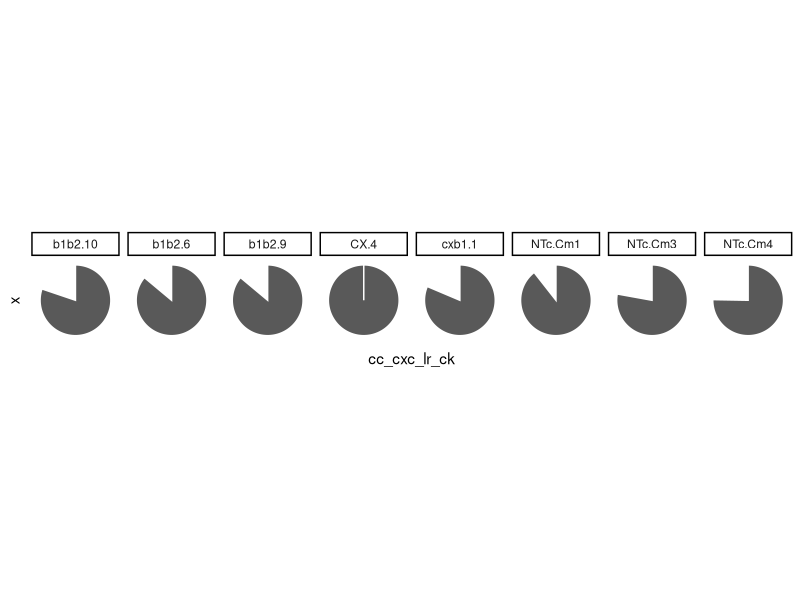
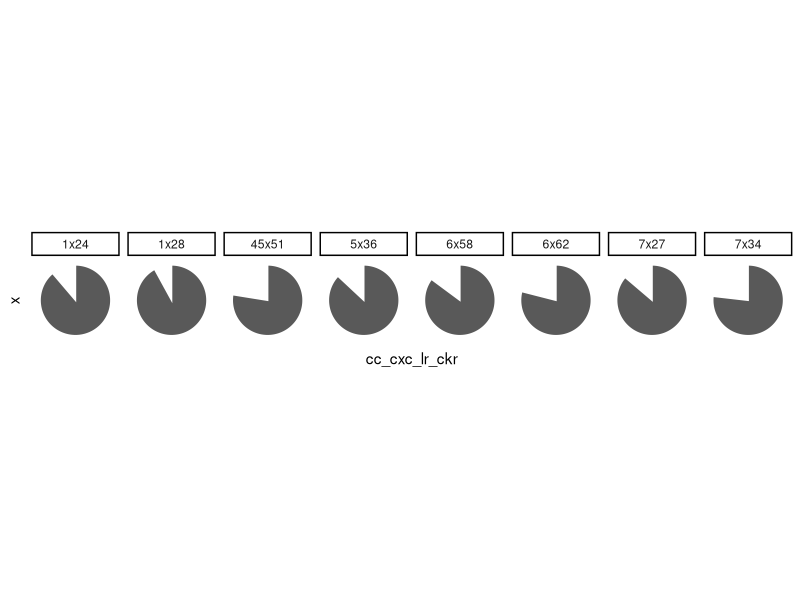

These charts were generated, in order, by the following R code:
# Name:     03_rin_pie_chart.R
# Updated:  20221120
# Author:   Andrew Kleist

# packages, working directory
setwd("~/Desktop/Volkman_Lab/BABU_VOLKMAN/CHEMOKINE_PRJ/Data/chemokine_gpcr_ms/")
library(tidyverse)

##### 1: CUSTOM PIE CHART ######################################################
  
  # import data
  rin <- read_csv("05_integrate/output/RIN_CONS_CLASS.csv")
  
  # select and pie chart - CHEMOKINE
  rin %>% #  filter(no_pdb >4) %>% 
    filter(source_gnccn %in% c("NTc.Cm1", "NTc.Cm3", "NTc.Cm4", "CX.4", "cxb1.1", "b1b2.6", "b1b2.9", "b1b2.10")) %>%
    select(source_gnccn, cc_cxc_lr_ck) %>% unique() %>%
    ggplot(aes(x = "", y= cc_cxc_lr_ck)) +
    geom_bar(width = 0.5,size = 0.5, stat="identity", color = "white") +
    coord_polar("y") +
    ylim(0,1) +
    theme_classic() +
    theme(axis.line = element_blank(),
          axis.text = element_blank(),
          axis.ticks = element_blank()) +
    facet_grid(. ~ source_gnccn)
  
  
  # select and pie chart - RECEPTOR
  rin %>% #  filter(no_pdb >4) %>% 
    filter(target_gnccn %in% c("1x24", "1x28", "45x51", "5x36", "6x62", "6x58", "7x27", "7x34")) %>%
    select(target_gnccn, cc_cxc_lr_ckr) %>% unique() %>%
    ggplot(aes(x = "", y= cc_cxc_lr_ckr)) +
    geom_bar(width = 0.5,size = 0.5, stat="identity", color = "white") +
    coord_polar("y") +
    theme_classic() +
    ylim(0,1) +
    theme(axis.line = element_blank(),
          axis.text = element_blank(),
          axis.ticks = element_blank()) +
    facet_grid(. ~ target_gnccn)
  
  
